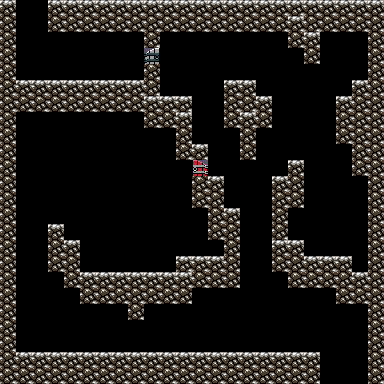

A 2D game scene composited from a Tiled map and its tileset images. What follows is a short description and the map's XML, with every tile layer's data as written:
An orthogonal 24x24 tile map with 16x16 px tiles, 2 tile layers (passable, walls) and 2 objects (item, playerStart).

<map version="1.0" orientation="orthogonal" renderorder="right-down" width="24" height="24" tilewidth="16" tileheight="16" nextobjectid="7">
 <tileset firstgid="1" name="simples_pimples" tilewidth="16" tileheight="16" tilecount="4000" columns="50">
  <image source="simples_pimples.png" trans="473f55" width="800" height="1280" />
  <tile id="553">
   <properties>
    <property name="gate" value="left" />
   </properties>
  </tile>
  <tile id="558">
   <properties>
    <property name="gate" value="right" />
    <property name="requiresKey" value="skull" />
   </properties>
  </tile>
  <tile id="2278">
   <properties>
    <property name="key" value="skull" />
   </properties>
  </tile>
 </tileset>
 <layer name="passable" width="24" height="24">
  <properties>
   <property name="wall" type="bool" value="false" />
  </properties>
  <data encoding="csv">
106,106,106,106,106,106,106,106,106,106,106,106,106,106,106,106,106,106,106,106,106,106,106,106,
106,106,106,106,106,106,106,106,106,106,106,106,106,106,106,106,106,106,106,106,106,106,106,106,
106,106,106,106,106,106,106,106,106,106,106,106,106,106,106,106,106,106,106,106,106,106,106,106,
106,106,106,106,106,106,106,106,106,106,106,106,106,106,106,106,106,106,106,106,106,106,106,106,
106,106,106,106,106,106,106,106,106,106,106,106,106,106,106,106,106,106,106,106,106,106,106,106,
106,106,106,106,106,106,106,106,106,106,106,106,106,106,106,106,106,106,106,106,106,106,106,106,
106,106,106,106,106,106,106,106,106,106,106,106,106,106,106,106,106,106,106,106,106,106,106,106,
106,106,106,106,106,106,106,106,106,106,106,106,106,106,106,106,106,106,106,106,106,106,106,106,
106,106,106,106,106,106,106,106,106,106,106,106,106,106,106,106,106,106,106,106,106,106,106,106,
106,106,106,106,106,106,106,106,106,106,106,106,106,106,106,106,106,106,106,106,106,106,106,106,
106,106,106,106,106,106,106,106,106,106,106,106,106,106,106,106,106,106,106,106,106,106,106,106,
106,106,106,106,106,106,106,106,106,106,106,106,106,106,106,106,106,106,106,106,106,106,106,106,
106,106,106,106,106,106,106,106,106,106,106,106,106,106,106,106,106,106,106,106,106,106,106,106,
106,106,106,106,106,106,106,106,106,106,106,106,106,106,106,106,106,106,106,106,106,106,106,106,
106,106,106,106,106,106,106,106,106,106,106,106,106,106,106,106,106,106,106,106,106,106,106,106,
106,106,106,106,106,106,106,106,106,106,106,106,106,106,106,106,106,106,106,106,106,106,106,106,
106,106,106,106,106,106,106,106,106,106,106,106,106,106,106,106,106,106,106,106,106,106,106,106,
106,106,106,106,106,106,106,106,106,106,106,106,106,106,106,106,106,106,106,106,106,106,106,106,
106,106,106,106,106,106,106,106,106,106,106,106,106,106,106,106,106,106,106,106,106,106,106,106,
106,106,106,106,106,106,106,106,106,106,106,106,106,106,106,106,106,106,106,106,106,106,106,106,
106,106,106,106,106,106,106,106,106,106,106,106,106,106,106,106,106,106,106,106,106,106,106,106,
106,106,106,106,106,106,106,106,106,106,106,106,106,106,106,106,106,106,106,106,106,106,106,106,
106,106,106,106,106,106,106,106,106,106,106,106,106,106,106,106,106,106,106,106,106,106,106,106,
106,106,106,106,106,106,106,106,106,106,106,106,106,106,106,106,106,106,106,106,106,106,106,106
</data>
 </layer>
 <layer name="walls" width="24" height="24">
  <properties>
   <property name="wall" type="bool" value="true" />
  </properties>
  <data encoding="csv">
301,0,0,301,301,301,301,301,301,301,301,301,301,301,301,301,301,301,301,301,301,301,301,301,
351,0,0,351,351,351,351,351,351,351,351,351,351,351,351,351,351,351,301,351,351,351,351,351,
351,0,0,0,0,0,0,0,0,351,0,0,0,0,0,0,0,0,351,301,0,0,0,351,
351,0,0,0,0,0,0,0,0,559,0,0,0,0,0,0,0,0,0,351,0,0,0,351,
351,0,0,0,0,0,0,0,0,351,0,0,0,0,0,0,0,0,0,0,0,0,0,351,
351,301,301,301,301,301,301,301,301,351,0,0,0,0,301,301,0,0,0,0,0,0,301,351,
351,351,351,351,351,351,351,351,351,301,301,301,0,0,351,351,301,0,0,0,0,301,351,351,
351,0,0,0,0,0,0,0,0,351,351,301,0,0,351,301,351,0,0,0,0,351,351,351,
351,0,0,0,0,0,0,0,0,0,0,351,0,0,0,351,0,0,0,0,0,351,351,351,
351,0,0,0,0,0,0,0,0,0,0,351,301,0,0,351,0,0,0,0,0,0,351,351,
351,0,0,0,0,0,0,0,0,0,0,0,554,0,0,0,0,0,301,0,0,0,351,351,
351,0,0,0,0,0,0,0,0,0,0,0,351,301,0,0,0,301,351,0,0,0,0,351,
351,0,0,0,0,0,0,0,0,0,0,0,351,351,0,0,0,351,351,0,0,0,0,351,
351,0,0,0,0,0,0,0,0,0,0,0,0,351,301,0,0,351,0,0,0,0,0,351,
351,0,0,301,0,0,0,0,0,0,0,0,0,351,351,0,0,351,0,0,0,0,0,351,
351,0,0,351,301,0,0,0,0,0,0,0,0,0,351,0,0,301,301,0,0,0,0,351,
351,0,0,351,351,0,0,0,0,0,0,301,301,301,351,0,0,351,351,301,301,301,0,351,
351,0,0,0,351,301,301,301,301,301,301,301,351,351,351,0,0,0,351,351,351,351,301,351,
351,0,0,0,0,351,351,351,351,351,351,351,0,0,0,0,0,0,0,0,0,351,351,351,
351,0,0,0,0,0,0,0,351,0,0,0,0,0,0,0,0,0,0,0,0,0,0,351,
351,0,0,0,0,0,0,0,0,0,0,0,0,0,0,0,0,0,0,0,0,0,0,351,
351,0,0,0,0,0,0,0,0,0,0,0,0,0,0,0,0,0,0,0,0,0,0,351,
351,301,301,301,301,301,301,301,301,301,301,301,301,301,301,301,301,301,301,301,0,0,0,351,
351,351,351,351,351,351,351,351,351,351,351,351,351,351,351,351,351,351,351,351,0,0,0,351
</data>
 </layer>
 <objectgroup name="objects">
  <properties>
   <property name="objects" type="bool" value="true" />
  </properties>
  <object id="3" name="skullKey" type="item" gid="2279" x="193" y="255" width="16" height="16">
   <properties>
    <property name="key" value="skull" />
    <property name="sprite" value="skull-key" />
    <property name="type" value="item" />
   </properties>
  </object>
  <object id="5" name="playerStart" type="playerStart" gid="77" x="336" y="377" width="16" height="16" />
 </objectgroup>
</map>
